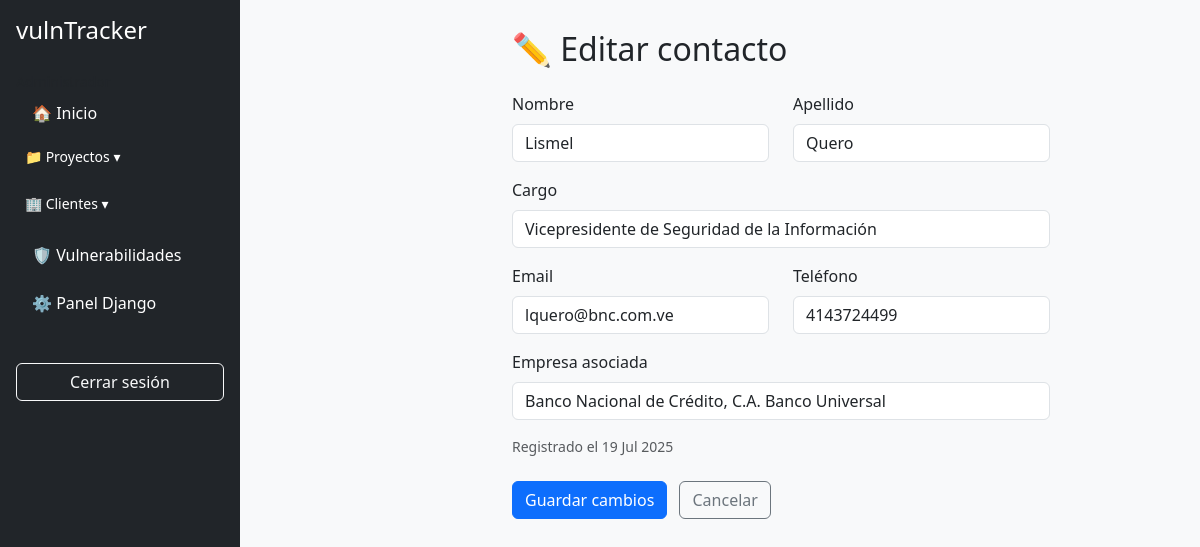
Screenshot of /customers/contacts/1/edit (signed in) with the database file from the repository.
### customers/models.py (models this page shows, shortened)
class Contact(models.Model):
    first_name = models.CharField(max_length=100, verbose_name="Nombre")
    last_name = models.CharField(max_length=100, verbose_name="Apellido")
    role = models.CharField(max_length=150, verbose_name="Cargo")
    email = models.EmailField(unique=True)
    phone = models.CharField(max_length=50, blank=True)
    client = models.ForeignKey(
        Client, on_delete=models.CASCADE, related_name="contacts"
    )
    created_at = models.DateTimeField(auto_now_add=True)

### customers/views.py (the view)
# urls.py: path("contacts/<int:pk>/edit", views.contact_edit, name="contacts_edit"),
def contact_edit(request, pk):
    contact = get_object_or_404(Contact, pk=pk)
    form = ContactForm(request.POST or None, instance=contact)
    role = request.user.role
    sidebar = f"components/sidebar_{role}.html"
    if form.is_valid():
        form.save()
        return redirect("contacts_list")
    return render(
        request,
        "customers/contact_form.html",
        {"form": form, "contact": contact, "sidebar_template": sidebar},
    )

### customers/forms.py
class ContactForm(forms.ModelForm):
    class Meta:
        model = Contact
        fields = ["first_name", "last_name", "role", "email", "phone", "client"]
        widgets = {
            "first_name": forms.TextInput(attrs={"class": "form-control"}),
            "last_name": forms.TextInput(attrs={"class": "form-control"}),
            "role": forms.TextInput(attrs={"class": "form-control"}),
            "email": forms.EmailInput(attrs={"class": "form-control"}),
            "phone": forms.TextInput(attrs={"class": "form-control"}),
            "client": forms.Select(attrs={"class": "form-control"}),
        }

### core/models.py (called while the page is built)
    def __str__(self):
        return self.name

### customers/models.py (called while the page is built)
    def __str__(self):
        return self.name

### templates/customers/contact_form.html (shortened to what this page needs)
{% extends "../base.html" %}
{% block content %}
<div class="container">
  <h2 class="mb-4">
    {% if contact %}
      ✏️ Editar contacto
    {% else %}
      ➕ Nuevo contacto
    {% endif %}
  </h2>
  <form method="post" autocomplete="off" class="mb-4">
    <div class="row">
      <div class="col-md-6 mb-3">
        <label for="id_first_name" class="form-label">Nombre</label>
        {{ form.first_name }}
      </div>
      <div class="col-md-6 mb-3">
        <label for="id_last_name" class="form-label">Apellido</label>
        {{ form.last_name }}
      </div>
    </div>
    <div class="mb-3">
      <label for="id_role" class="form-label">Cargo</label>
      {{ form.role }}
    </div>
    <div class="row">
      <div class="col-md-6 mb-3">
        <label for="id_email" class="form-label">Email</label>
        {{ form.email }}
      </div>
      <div class="col-md-6 mb-3">
        <label for="id_phone" class="form-label">Teléfono</label>
        {{ form.phone }}
      </div>
    </div>
    <div class="mb-3">
      <label for="id_client" class="form-label">Empresa asociada</label>
      {{ form.client }}
    </div>
    {% if contact %}
      <p class="text-muted small">Registrado el {{ contact.created_at|date:"d M Y" }}</p>
    {% endif %}
    <div class="mt-4">
      <button type="submit" class="btn btn-primary">
        {% if contact %}Guardar cambios{% else %}Crear contacto{% endif %}
      </button>
      <a href="{% url 'contacts_list' %}" class="btn btn-outline-secondary ms-2">Cancelar</a>
    </div>
  </form>
</div>
{% endblock %}

### templates/base.html (style rules this page uses)
body { background-color: #f8f9fa; }

### rows the page displays
Contact: first_name "Lismel", last_name "Quero", role "Vicepresidente de Seguridad de la Información", email "lquero@bnc.com.ve", phone "4143724499", client "Banco Nacional de Crédito, C.A. Banco Universal", created_at "19 Jul 2025"
